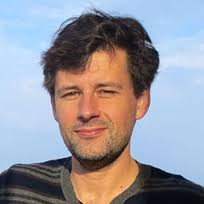
%> input picture home_works/Q12_a/me1.jpg, 204 x 204 px
$ octave HW12Q1.m   (GNU Octave 9; MATLAB toolbox functions it lacks are replaced by stand-ins)
%> lines starting %> are read from the running program, lines starting %| are printed output that depends on the picture
img1 = rgb2gray(imread('me1.jpg'));
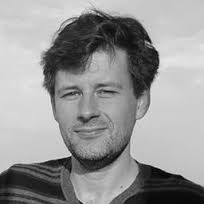
%> img1: size 204x204 uint8; min 3, max 236, mean 149.4
img2 = rgb2gray(imread('me2.jpg'));
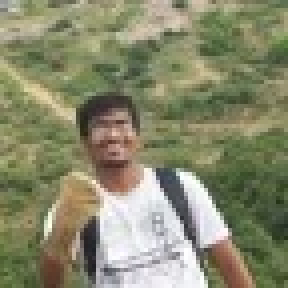
%> input picture home_works/Q10_a/me2.jpg, 72 x 72 px (shown 4 times larger)
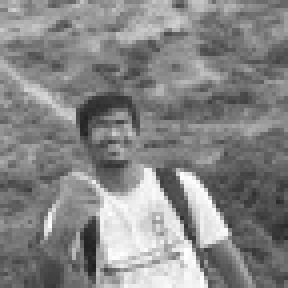
%> img2: size 72x72 uint8 (shown 4 times larger); min 30, max 255, mean 133.4
dft_1 = fft2 ( img1 );
dft_2 = fft2 ( img2 );
%> (the run ends here)
